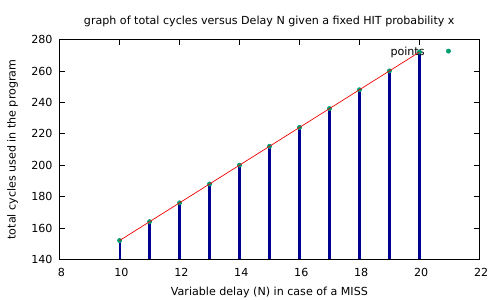

Source code (gnuplot):
set terminal pdf
set output "gnuplot2.pdf"
set title "graph of total cycles versus Delay N given a fixed HIT probability x"
set xlabel "Variable delay (N) in case of a MISS"
set ylabel "total cycles used in the program"
set boxwidth 0.05
set style fill solid
plot "vardelay.txt" using 2:3 with boxes title "" lt rgb "#000090", "vardelay.txt" using 2:3 pt 7 ps 0.5 title "points", "vardelay.txt" using 2:3 smooth csplines title "" lt rgb "#F00000"
